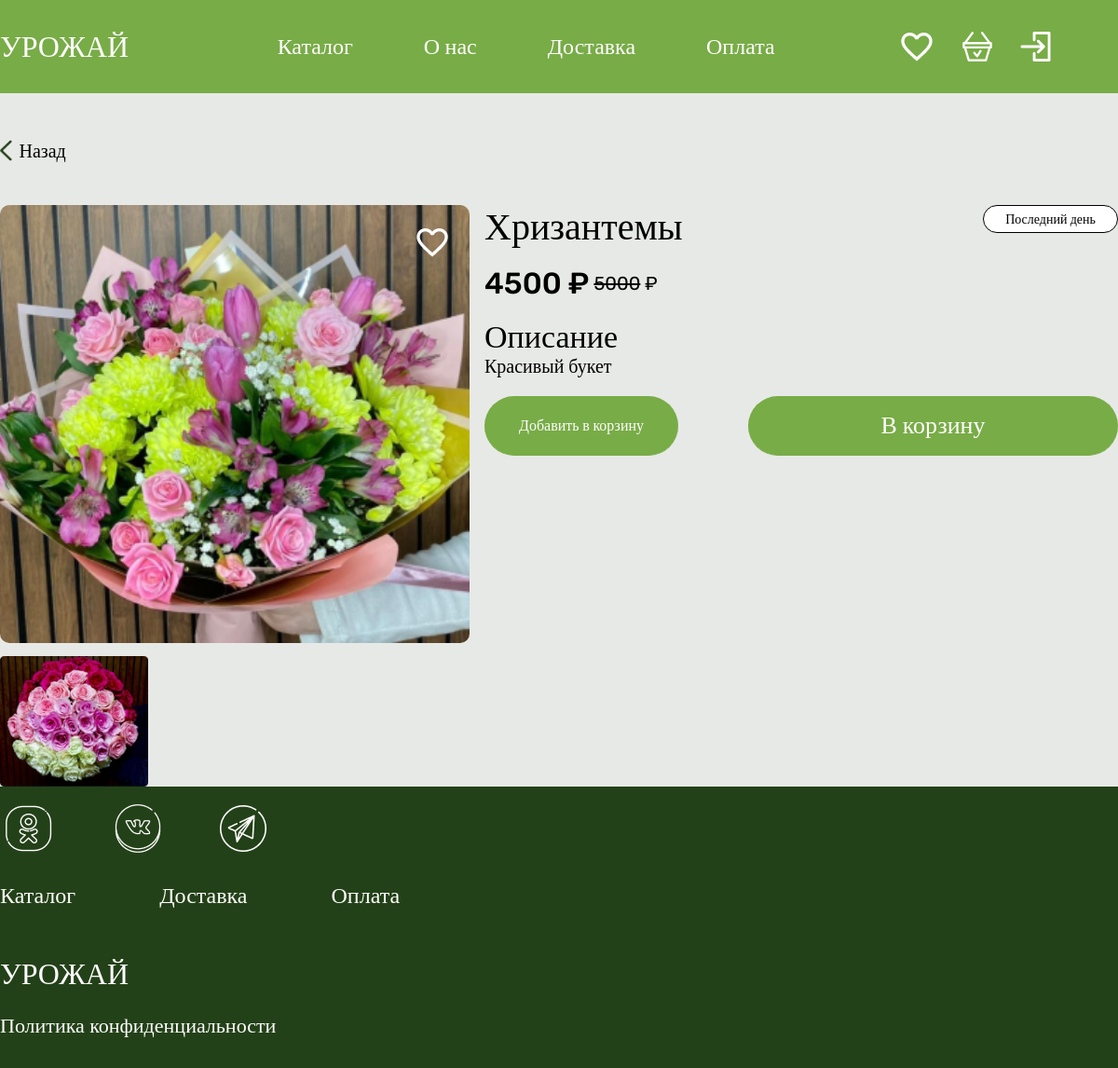
The app's page /product/3 with its own data.
### catalog/models.py (models this page shows, shortened)
class Product(models.Model):
    category = models.ForeignKey(Category, on_delete=models.PROTECT, verbose_name='Категория')
    stock = models.ForeignKey(Stocks, on_delete=models.SET_NULL, verbose_name='Акция', null=True, default=None)
    name = models.CharField(max_length=100, verbose_name='Название')
    price = models.DecimalField(max_digits=10, decimal_places=2, verbose_name='Цена')
    description = models.TextField(verbose_name='Описание')
    class Meta:
        verbose_name_plural = 'Товар'

class PhotoProduct(models.Model):
    product = models.ForeignKey(Product, related_name='photos', on_delete=models.CASCADE)
    photo = models.ImageField(upload_to='photos/', verbose_name='Фотография')

class Stocks(models.Model):
    CATEGORY_CHOICES = [
        ('10', '10%'),
        ('20', '20%'),
    ]
    name = models.CharField(max_length=50, verbose_name='Название Акции')
    discount = models.CharField(max_length=50, choices=CATEGORY_CHOICES, verbose_name='Процент скидки')
    class Meta:
        verbose_name_plural = 'Скидки'
    def __str__(self):
        return self.name

### catalog/views.py (the view)
# urls.py: path('product/<int:pk>', PostDetailView.as_view(), name='detail'),
class PostDetailView(DetailView):
    model = Product
    template_name = 'product.html'
    context_object_name = 'product'
    def get_context_data(self, **kwargs):
        context = super().get_context_data(**kwargs)
        user = self.request.user
        product = self.object
        if user.is_authenticated:
            context['liked'] = user.user_likes.filter(like=product).exists()
            context['like_count'] = user.user_likes.count()
            context['basket_count'] = user.user_products.count()
        else:
            context['liked'] = False
            context['like_count'] = 0
            context['basket_count'] = 0
        return context

### catalog/templatetags/price_extras.py (called while the page is built)
@register.filter
def mul(value, arg):
    try:
        return float(value) * float(arg)
    except (ValueError, TypeError):
        return ''

@register.filter
def div(value, arg):
    try:
        return float(value) / float(arg)
    except (ValueError, ZeroDivisionError, TypeError):
        return ''

@register.filter
def subtract(value, arg):
    try:
        return float(value) - float(arg)
    except (ValueError, TypeError):
        return ''

### catalog/templates/product.html (shortened to what this page needs)
{% extends 'base.html' %}
{% block styles %}
    {% load static %}
    <link rel="stylesheet" type="text/css" href="{% static 'css/product_style.css' %}">
{% endblock %}
{% block content %}
    <section class="catalog_product">
    <div class="first_block_product">
        <a href="{{ request.META.HTTP_REFERER|default:'/' }}" class="back">
            <img class="back_img" src="{% static 'images/Vector(1).png' %}">
            <div>Назад</div>
        </a>
        <div class="foto_product" style="background-image:url('{{ product.photos.all.0.photo.url }}')">
        {% if user.is_authenticated %}
            {% if liked %}
            <img class="like-img" src="{% static 'images/Vector1.png' %}" data-product-id="{{ product.pk }}" style="cursor:pointer;">
            {% else %}
            <img class="like-img" src="{% static 'images/Vector.png' %}" data-product-id="{{ product.pk }}" style="cursor:pointer;">
            {% endif %}
        {% else %}
        <img class="like-img register-btn" src="{% static 'images/Vector.png' %}" data-product-id="{{ product.pk }}" style="cursor:pointer;">
        {% endif %}
        </div>
        {% if product.photos.count > 1 %}
        <div class="fotos_product_dop" style="display: flex;">
        {% for photo in product.photos.all|slice:"1:4" %}
            <img class="foto_product_dop" src="{{photo.photo.url}}" alt="Изображение продукта" />
        {% endfor %}
        </div>
        {% endif %}
    </div>
    <div class="fsecond_block_product">
        <div class="name_stock">
            <h1 class="name_product"> {{product.name}} </h1>
            {% if product.stock %}
            <div class="stock_product"> {{product.stock}} </div>
            {% else %}
            <div></div>
            {% endif %}
        </div>
        {% load price_extras %}
        <div class="price">
            {% if product.stock %}
            {% with discount_percentage=product.stock.discount|add:"0" %}
            {% with original_price=product.price %}
            {% with discount_amount=original_price|mul:discount_percentage|div:100 %}
            {% with discounted_price=original_price|subtract:discount_amount %}
            <div class="price_product"> {{ discounted_price|floatformat:0 }} ₽</div>
            {% endwith %}
            {% endwith %}
            {% endwith %}
            <div class="price_product_stock"><span class="strikethrough">{{ product.price|floatformat:0 }}</span> ₽</div>
            {% endwith %}
            {% else %}
            <div class="price_product"> {{ product.price|floatformat:0 }} ₽</div>
            {% endif %}
        </div>
        <div class="info_product">
            <div class="description">Описание</div>
            <div class="description_text">{{product.description}}</div>
        </div>
        <div class="basket">
            <button class="basket_count" type="button">Добавить в корзину</button>
            <button class="basket_put" type="button">В корзину</button>
        </div>
    </div>
    </section>
{% endblock %}

### static/css/product_style.css (style rules this page uses)
.first_block_product { display: flex; flex-direction: column; justify-content: flex-start; gap: 14px; font-size: 20px; font-family: "Rubik"; margin-top: 50px; font-weight: 400; width: 504px; }
.fsecond_block_product { display: flex; flex-direction: column; justify-content: flex-start; margin-top: 120px; width: 712px; gap: 20px; }
.back { display: flex; gap: 8px; cursor:pointer; text-decoration: none; color: #000000; width: 100px; padding-bottom: 32px; }
.back_img { height: 22.5px; width: 12.5px; }
.catalog_product { background-color: #E7E9E6; display: flex; align-items: flex-start; justify-content: center; gap: 16px; }
.foto_product { height: 470px; width: 504px; border-radius: 10px; display: flex; justify-content: flex-end; align-items: flex-start; padding-top: 20px; padding-right: 20px; background-size: cover; background-position: center; }
.foto_product_dop { display: flex; flex-direction: row; position: relative; transition: transform 0.3s ease, z-index 0.3s ease; cursor: pointer; z-index: 1; width: 159.16px; height: 140px; margin-right: 13.26px; }
.basket { display: flex; justify-content: space-between; align-items: flex-start; }
.basket_count { display: flex; justify-content: center; align-items: center; border: none; color: #FFFDFD; font-family: "Rubik"; font-size: 16px; height: 64px; width: 208px; border-bottom: 1px solid #78AC47; border-radius: 50px; background-color: #78AC47; font-weight: 500; }
.basket_put { display: flex; justify-content: center; align-items: center; border: none; color: #FFFDFD; font-family: "Rubik"; font-size: 26px; height: 64px; width: 397px; border-bottom: 1px solid #78AC47; border-radius: 50px; background-color: #78AC47; font-weight: 500; }
.name_stock { display: flex; justify-content: space-between; align-items: flex-start; height: 45px; }
.name_product { font-family: "Vetrino"; font-size: 40px; font-weight: 400; }
.stock_product { display: flex; justify-content: center; align-items: center; font-family: "Rubik"; font-size: 14px; height: 30px; width: 145px; border: 1px solid #000000; border-radius: 50px; background-color: #FFFFFF; font-weight: 500; }
.price { display: flex; align-items: center; gap: 5px; }
.price_product { font-family: "Rubik"; font-size: 32px; font-weight: 500; }
.price_product_stock { font-family: "Rubik"; font-size: 20px; font-weight: 400; }
.strikethrough { text-decoration: line-through; }
.description { font-family: "Vetrino"; font-size: 34px; font-weight: 400; }
.description_text { font-family: "Rubik"; font-size: 20px; font-weight: 400; }

### static/css/header_footer.css (style rules this page uses)
.basket_count { position: relative; }

### static/css/style.css (style rules this page uses)
html { height: 100%; width: 100%; }
body { height: 100%; width: 100%; }

### records on screen
Product: photos.all.0.photo (picture), name "Хризантемы", stock "Последний день", price "5000", description "Красивый букет"
PhotoProduct: photo (picture)

### other values on screen
{{ discounted_price|floatformat:0 }} "4500"
